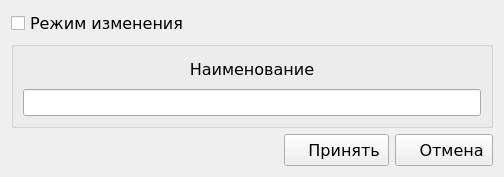
<?xml version="1.0" encoding="UTF-8"?>
<ui version="4.0">
 <class>qRefItemEditDialog</class>
 <widget class="QDialog" name="qRefItemEditDialog">
  <property name="windowModality">
   <enum>Qt::WindowModal</enum>
  </property>
  <property name="geometry">
   <rect>
    <x>0</x>
    <y>0</y>
    <width>504</width>
    <height>177</height>
   </rect>
  </property>
  <property name="windowTitle">
   <string/>
  </property>
  <layout class="QVBoxLayout" name="verticalLayout_2">
   <item>
    <widget class="QCheckBox" name="qModeCheckBox">
     <property name="maximumSize">
      <size>
       <width>16777215</width>
       <height>24</height>
      </size>
     </property>
     <property name="font">
      <font>
       <family>DejaVu Sans</family>
       <pointsize>12</pointsize>
      </font>
     </property>
     <property name="text">
      <string>Режим изменения</string>
     </property>
    </widget>
   </item>
   <item>
    <widget class="QGroupBox" name="groupBox">
     <property name="title">
      <string/>
     </property>
     <layout class="QVBoxLayout" name="verticalLayout">
      <item>
       <widget class="QLabel" name="label">
        <property name="font">
         <font>
          <family>DejaVu Sans</family>
          <pointsize>12</pointsize>
         </font>
        </property>
        <property name="text">
         <string>Наименование</string>
        </property>
        <property name="alignment">
         <set>Qt::AlignCenter</set>
        </property>
       </widget>
      </item>
      <item>
       <widget class="QLineEdit" name="qRefItemLineEdit">
        <property name="font">
         <font>
          <family>DejaVu Sans</family>
          <pointsize>12</pointsize>
         </font>
        </property>
       </widget>
      </item>
     </layout>
    </widget>
   </item>
   <item>
    <layout class="QHBoxLayout" name="horizontalLayout_2">
     <item>
      <spacer name="horizontalSpacer">
       <property name="orientation">
        <enum>Qt::Horizontal</enum>
       </property>
       <property name="sizeHint" stdset="0">
        <size>
         <width>218</width>
         <height>20</height>
        </size>
       </property>
      </spacer>
     </item>
     <item>
      <widget class="QToolButton" name="qOkToolButton">
       <property name="minimumSize">
        <size>
         <width>0</width>
         <height>32</height>
        </size>
       </property>
       <property name="font">
        <font>
         <family>DejaVu Sans</family>
         <pointsize>12</pointsize>
        </font>
       </property>
       <property name="text">
        <string>   Принять</string>
       </property>
       <property name="icon">
        <iconset resource="tpylib.qrc">
         <normaloff>:/pixmaps/icons/gtk_apply.png</normaloff>:/pixmaps/icons/gtk_apply.png</iconset>
       </property>
       <property name="iconSize">
        <size>
         <width>22</width>
         <height>22</height>
        </size>
       </property>
       <property name="toolButtonStyle">
        <enum>Qt::ToolButtonTextBesideIcon</enum>
       </property>
      </widget>
     </item>
     <item>
      <widget class="QToolButton" name="qCancelToolButton">
       <property name="minimumSize">
        <size>
         <width>0</width>
         <height>32</height>
        </size>
       </property>
       <property name="font">
        <font>
         <family>DejaVu Sans</family>
         <pointsize>12</pointsize>
        </font>
       </property>
       <property name="text">
        <string>   Отмена</string>
       </property>
       <property name="icon">
        <iconset resource="tpylib.qrc">
         <normaloff>:/pixmaps/icons/gtk_cancel.png</normaloff>:/pixmaps/icons/gtk_cancel.png</iconset>
       </property>
       <property name="iconSize">
        <size>
         <width>22</width>
         <height>22</height>
        </size>
       </property>
       <property name="toolButtonStyle">
        <enum>Qt::ToolButtonTextBesideIcon</enum>
       </property>
      </widget>
     </item>
    </layout>
   </item>
  </layout>
 </widget>
 <resources>
  <include location="tpylib.qrc"/>
 </resources>
 <connections>
  <connection>
   <sender>qCancelToolButton</sender>
   <signal>clicked()</signal>
   <receiver>qRefItemEditDialog</receiver>
   <slot>reject()</slot>
   <hints>
    <hint type="sourcelabel">
     <x>493</x>
     <y>157</y>
    </hint>
    <hint type="destinationlabel">
     <x>373</x>
     <y>128</y>
    </hint>
   </hints>
  </connection>
  <connection>
   <sender>qOkToolButton</sender>
   <signal>clicked()</signal>
   <receiver>qRefItemEditDialog</receiver>
   <slot>accept()</slot>
   <hints>
    <hint type="sourcelabel">
     <x>279</x>
     <y>148</y>
    </hint>
    <hint type="destinationlabel">
     <x>140</x>
     <y>136</y>
    </hint>
   </hints>
  </connection>
  <connection>
   <sender>label</sender>
   <signal>linkActivated(QString)</signal>
   <receiver>qRefItemLineEdit</receiver>
   <slot>setFocus()</slot>
   <hints>
    <hint type="sourcelabel">
     <x>261</x>
     <y>61</y>
    </hint>
    <hint type="destinationlabel">
     <x>272</x>
     <y>88</y>
    </hint>
   </hints>
  </connection>
 </connections>
</ui>
